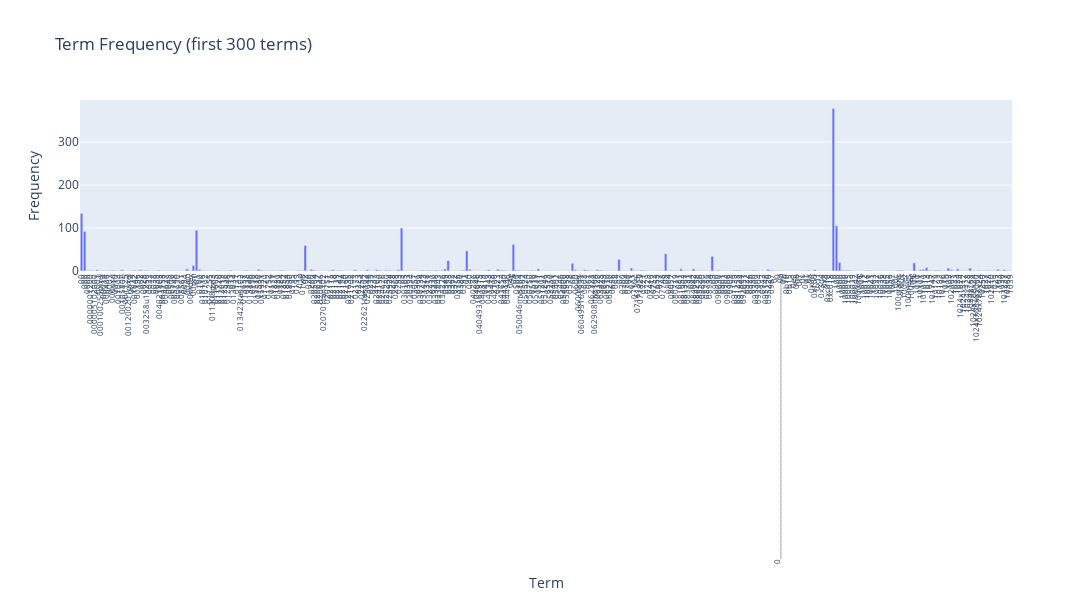

The cell this chart's notebook holds for it:
### Code cell
# Answer here
import plotly.express as px

# reference: https://plotly.com/python/plotly-express/
# first 300 terms and frequencies
term = count_vect.get_feature_names_out()[:300]

# plotly bar chart
fig = px.bar(x = term,
            y = term_frequencies[:300], 
            labels = {'x':'Term', 'y':'Frequency'}, 
            title = 'Term Frequency (first 300 terms)'
)

fig.update_xaxes(
    tickmode = 'array', # force x-axis to show
    tickvals = term, # values on x-axis
    ticktext = term, # labels on x-axis
    tickangle = 270,
    tickfont = dict(size = 8)
)

# adjust layout size
fig.update_layout(
    autosize = False,
    width = 2500,
    height = 600
)

fig.show()

### Figure 1 — Plotly figure (JSON) as saved in the notebook; plotly's stock layout.template omitted (floating-point values rounded to 4 significant figures; data arrays with more than 128 entries replaced by an {"elided": "..."} marker saying what was removed)
{"data": [{"hovertemplate": "Term=%{x}<br>Frequency=%{y}<extra></extra>", "legendgroup": "", "marker": {"color": "#636efa", "pattern": {"shape": ""}}, "name": "", "orientation": "v", "showlegend": false, "textposition": "auto", "type": "bar", "x": {"elided": "300 str values"}, "xaxis": "x", "y": {"elided": "300 int values"}, "yaxis": "y"}], "layout": {"autosize": false, "barmode": "relative", "height": 600, "legend": {"tracegroupgap": 0}, "title": {"text": "Term Frequency (first 300 terms)"}, "width": 2500, "xaxis": {"anchor": "y", "domain": [0, 1], "tickangle": -90, "tickfont": {"size": 8}, "tickmode": "array", "ticktext": {"elided": "300 str values"}, "tickvals": {"elided": "300 str values"}, "title": {"text": "Term"}}, "yaxis": {"anchor": "x", "domain": [0, 1], "title": {"text": "Frequency"}}}}
